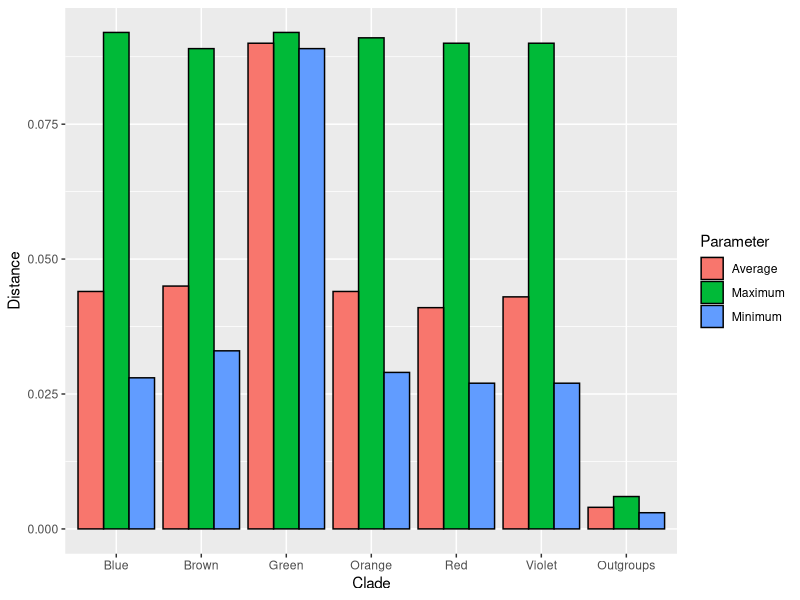
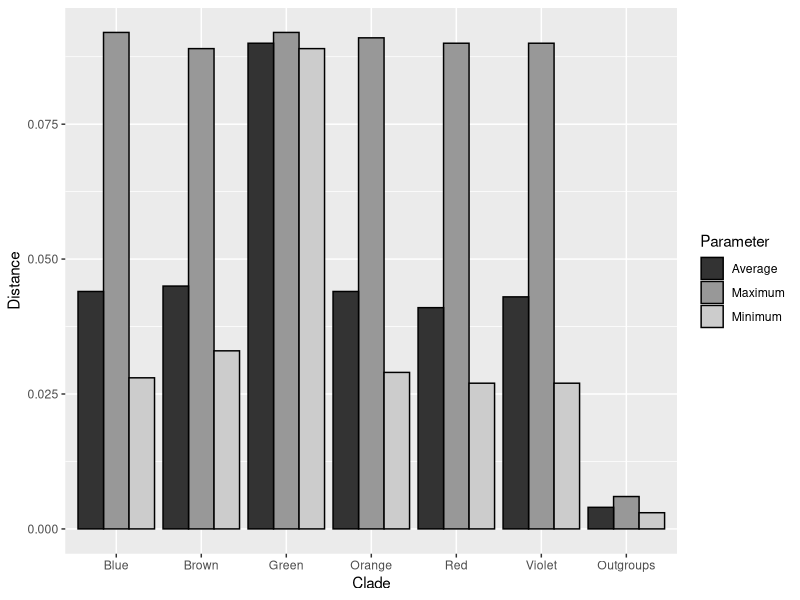
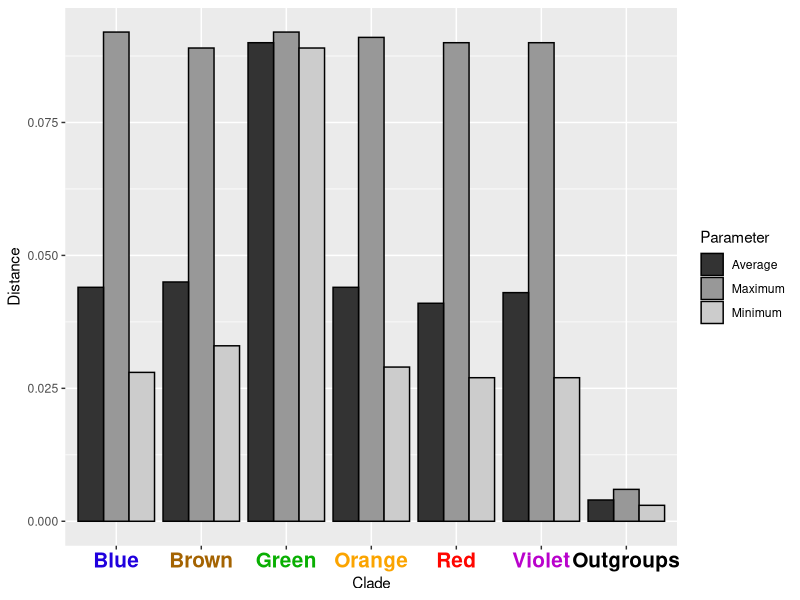
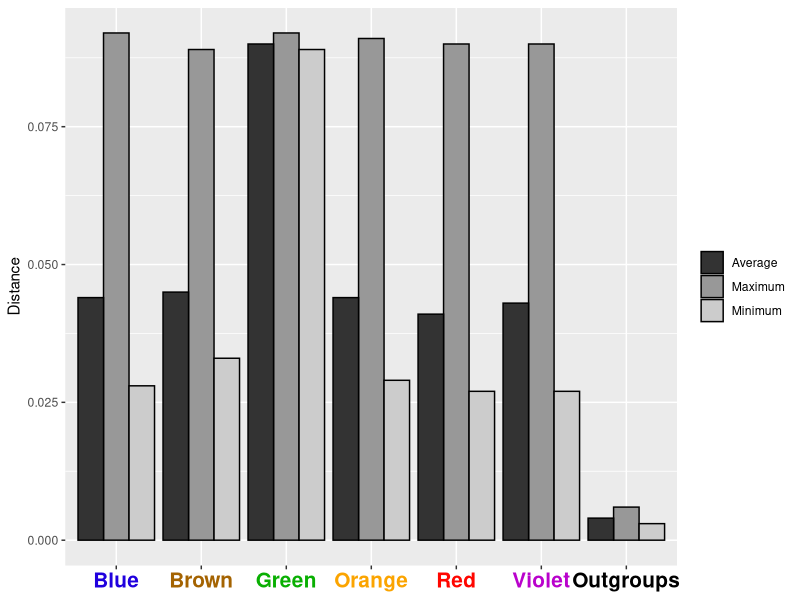
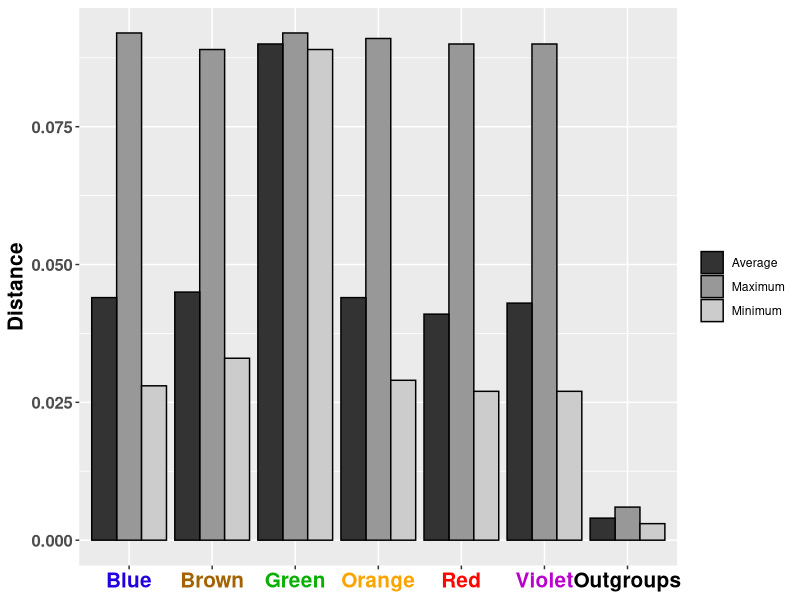
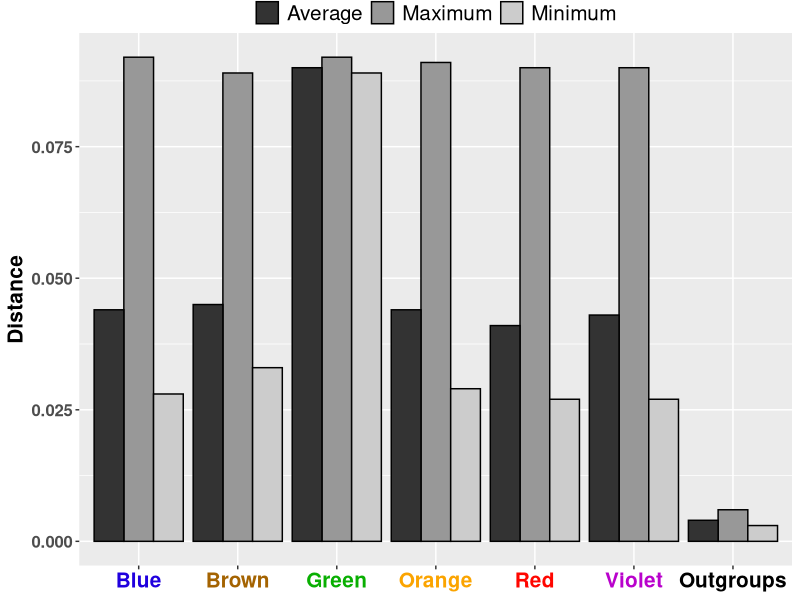
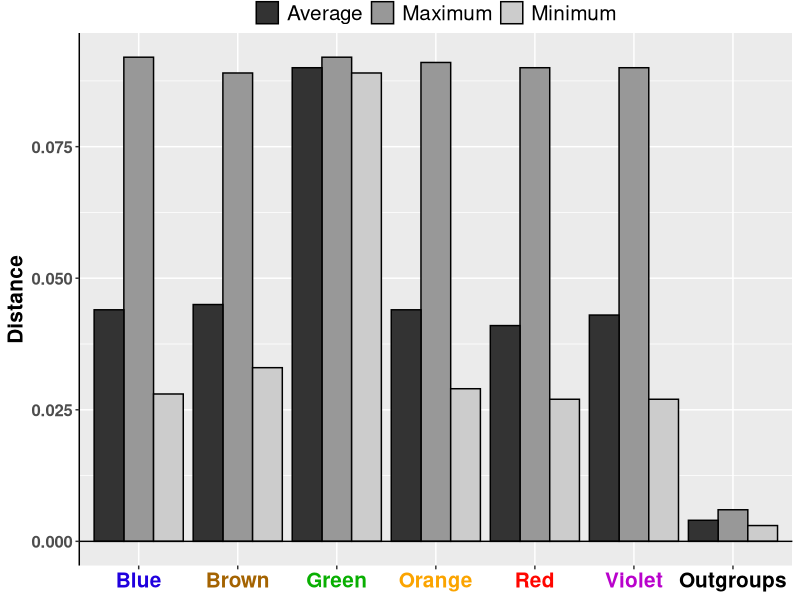
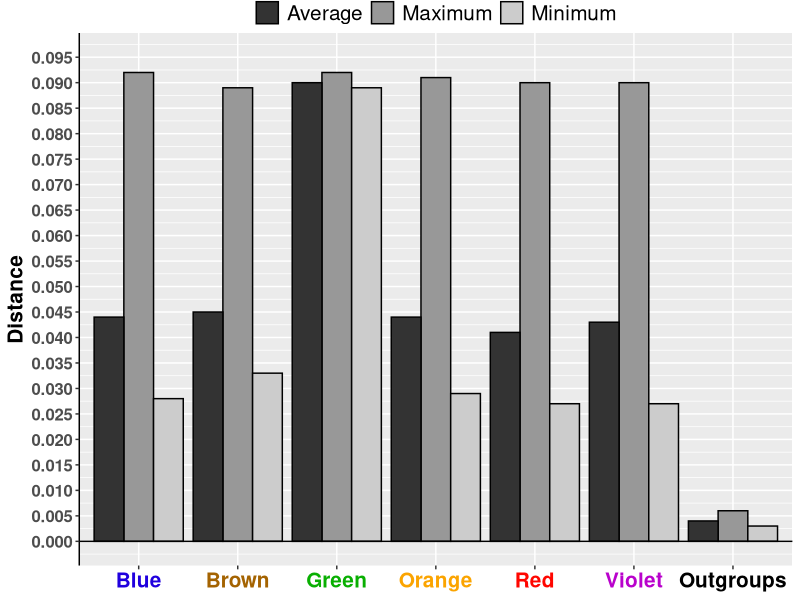

Write R code to recreate these figures, in order.
###############################
## mtDNA: Pairwise Distances ##
###############################

## Set working directory
#setwd("Path_to_the_working_directory")


## Load libraries
library(ggplot2)


## Load data
distances <- read.table("mtDNA_PairwiseDistance.txt", header = TRUE, sep = "\t", dec = ",")


## Plot data
# Basic plot to see how it looks. First sort the categories in the x axis (default = alphabetical)
distances$Clade <- factor(distances$Clade,levels = c("Blue", "Brown", "Green", "Orange", "Red", "Violet", "Outgroups"))

d_plot <- ggplot(data = distances, aes(x = Clade, y = Distance, fill = Parameter)) + 
                 geom_bar(stat="identity", color="black", position=position_dodge())
d_plot

# Change the color palette
d_plot <- d_plot + scale_fill_grey()
d_plot

# Change the colors of x labels to match the mitochondrial clades
d_plot <- d_plot + theme(axis.text.x = element_text(size = 15, face = "bold", 
                                       colour= c("#2000de", "#a46301", "#09af02", "#fba400", "#ff0600", "#b902cc",  "black")))
d_plot

# Remove title of x axis and legend
d_plot <- d_plot + theme(axis.title.x = element_blank(), legend.title = element_blank())
d_plot

# Change the font of y labels and title
d_plot <- d_plot + theme(axis.text.y = element_text(size = 12, face = "bold"), 
                         axis.title.y = element_text(size = 15, face = "bold"))
d_plot

# Change legend position and size
d_plot <- d_plot + theme(legend.position="top", legend.text = element_text(size=15))
d_plot <- d_plot + theme(legend.margin = margin(-10, -10, -10, -10), legend.box.margin=margin(5, 5, 5, 5))
d_plot

# Add axis lines. Note: the x axis is not added as an axis but as a horizontal line
# crossing y at 0
d_plot <- d_plot + theme(axis.line.y = element_line(size = 0.5, colour = "black", linetype=1)) + 
          geom_hline(yintercept = 0, size = 0.5)
d_plot

# change scale in y axis
d_plot <- d_plot + scale_y_continuous(breaks = pretty(distances$Distance, n = 20), 
                                      limits = c(0, 0.095))
d_plot

